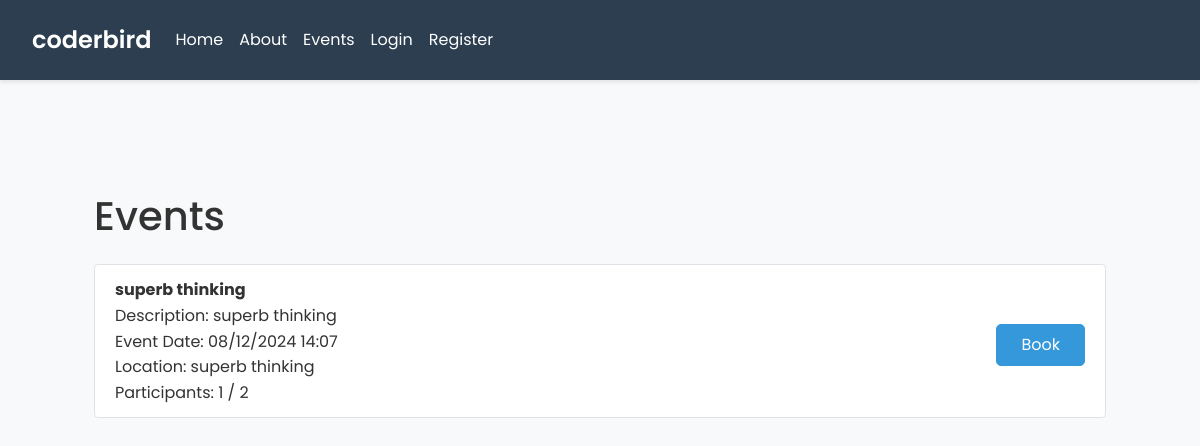
Before: /events with the older database file.
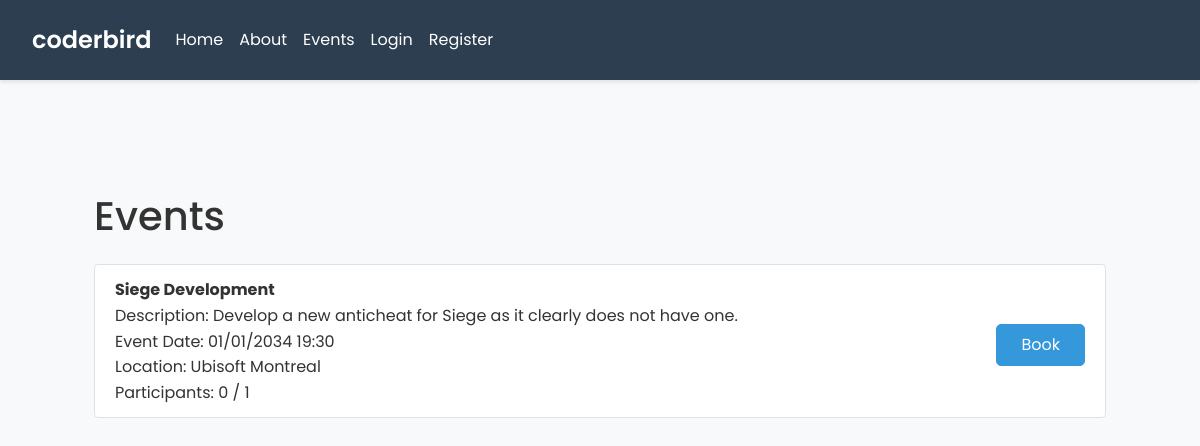
After: the same page with the newer database file.
### tables this page shows
CREATE TABLE `events` (`created` TEXT DEFAULT (strftime('%Y-%m-%d %H:%M:%fZ')) NOT NULL, `desc` TEXT DEFAULT '' NOT NULL, `event_date` TEXT DEFAULT '' NOT NULL, `id` TEXT PRIMARY KEY DEFAULT ('r'||lower(hex(randomblob(7)))) NOT NULL, `location` TEXT DEFAULT '' NOT NULL, `max_participants` NUMERIC DEFAULT 0 NOT NULL, `title` TEXT DEFAULT '' NOT NULL, `updated` TEXT DEFAULT (strftime('%Y-%m-%d %H:%M:%fZ')) NOT NULL, "participants" NUMERIC DEFAULT 0 NOT NULL);

### main.py (the view)
@app.route('/events')
def events():
    conn = get_db_connection()
    events = conn.execute('''
        SELECT events.*, COUNT(bookings.id) as participants
        FROM events
        LEFT JOIN bookings ON events.id = bookings.eventID
        GROUP BY events.id
    ''').fetchall()
    conn.close()
    e = []
    for event in events:
        event_dict = dict(event)
        event_dict['event_date'] = datetime.strptime(event['event_date'], "%Y-%m-%d %H:%M:%S.000Z").strftime("%d/%m/%Y %H:%M")
        e.append(event_dict)
    return render_template('events.html', is_logged_in=is_logged_in, is_admin=is_admin, events=e)

### main.py (called while the page is built, shortened)
def is_logged_in():
    return 'user_id' in session

def is_admin():
    if not is_logged_in():
        pass

def get_db_connection():
    conn = sqlite3.connect(r'pb_data\data.db')
    conn.row_factory = sqlite3.Row
    return conn

### templates/events.html (shortened to what this page needs)
{% extends 'base.html' %}
{% block content %}
<div class="container">
    <h1 class="mt-5">Events</h1>
    <ul class="list-group mt-4">
        {% for event in events %}
            <li class="list-group-item">
                <div class="event-outline d-flex justify-content-between align-items-center">
                    <div>
                        <strong>{{ event['title'] }}</strong><br>
                        Description: {{ event['desc'] }}<br>
                        Event Date: {{ event['event_date'] }}<br>
                        Location: {{ event['location'] }}<br>
                        Participants: {{ event['participants'] }} / {{ event['max_participants'] }}<br>
                    </div>
                    <div>
                        {% if event['participants'] >= event['max_participants'] %}
                            <form method="POST" action="{{ url_for('create_booking', event_id=event['id']) }}">
                                <input type="hidden" name="action" value="join_waiting_list">
                                <button type="submit" class="btn btn-warning mt-2">Join Waiting List</button>
                            </form>
                        {% else %}
                            <form method="POST" action="{{ url_for('create_booking', event_id=event['id']) }}">
                                <button type="submit" class="btn btn-primary mt-2">Book</button>
                            </form>
                        {% endif %}
                    </div>
                </div>
            </li>
        {% endfor %}
    </ul>
</div>
{% endblock %}

### templates/base.html (shortened to what this page needs)
<!DOCTYPE html>
<html lang="en">
<head>
    <link rel="stylesheet" href="https://stackpath.bootstrapcdn.com/bootstrap/4.5.2/css/bootstrap.min.css">
    <link rel="stylesheet" href="{{ url_for('static', filename='styles.css') }}">
</head>
<body>
    <nav class="navbar navbar-expand-lg navbar-light bg-light">
        <a class="navbar-brand" href="/">coderbird</a>
        <div class="collapse navbar-collapse">
            <ul class="navbar-nav mr-auto">
                <li class="nav-item">
                    <a class="nav-link" href="/">Home</a>
                </li>
                <li class="nav-item">
                    <a class="nav-link" href="/about">About</a>
                </li>
                <li class="nav-item">
                    <a class="nav-link" href="/events">Events</a>
                </li>
                {% if is_logged_in() %}
                    <li class="nav-item">
                        <a class="nav-link" href="/dashboard">Dashboard</a>
                    </li>
                    {% if is_admin() %}
                    <li class="nav-item">
                        <a class="nav-link" href="/admin">Admin</a>
                    </li>
                    {% endif %}
                    <li class="nav-item">
                        <a class="nav-link" href="/auth/logout">Logout</a>
                    </li>
                {% else %}
                    <li class="nav-item">
                        <a class="nav-link" href="/auth/login">Login</a>
                    </li>
                    <li class="nav-item">
                        <a class="nav-link" href="/auth/register">Register</a>
                    </li>
                {% endif %}
            </ul>
        </div>
    </nav>
    <div class="container">
        {% block content %}{% endblock %}
    </div>
</body>
</html>

### static/styles.css (style rules this page uses)
body { font-family: 'Poppins', sans-serif; line-height: 1.6; background-color: #f8f9fa; color: #333; }
.navbar { background-color: #2c3e50 !important; padding: 1rem 2rem; box-shadow: 0 2px 4px rgba(0,0,0,0.1); }
.navbar-brand { color: #fff !important; font-weight: 600; font-size: 1.5rem; }
.nav-link { color: #fff !important; transition: color 0.3s ease; }
.container { padding: 2rem; }
.list-group-item { border-radius: 8px; margin-bottom: 1rem; border: 1px solid #dee2e6; transition: transform 0.2s ease, box-shadow 0.2s ease; }
.btn { padding: 0.5rem 1.5rem; border-radius: 5px; transition: all 0.3s ease; }
.btn-primary { background-color: #3498db; border-color: #3498db; }

Changed rows visible on the page:
removed events: title "superb thinking", desc "superb thinking", event_date "08/12/2024 14:07", location "superb thinking", participants "1", max_participants "2"
added events: title "Siege Development", desc "Develop a new anticheat for Siege as it clearly does not have one.", event_date "01/01/2034 19:30", location "Ubisoft Montreal", participants "0", max_participants "1"
